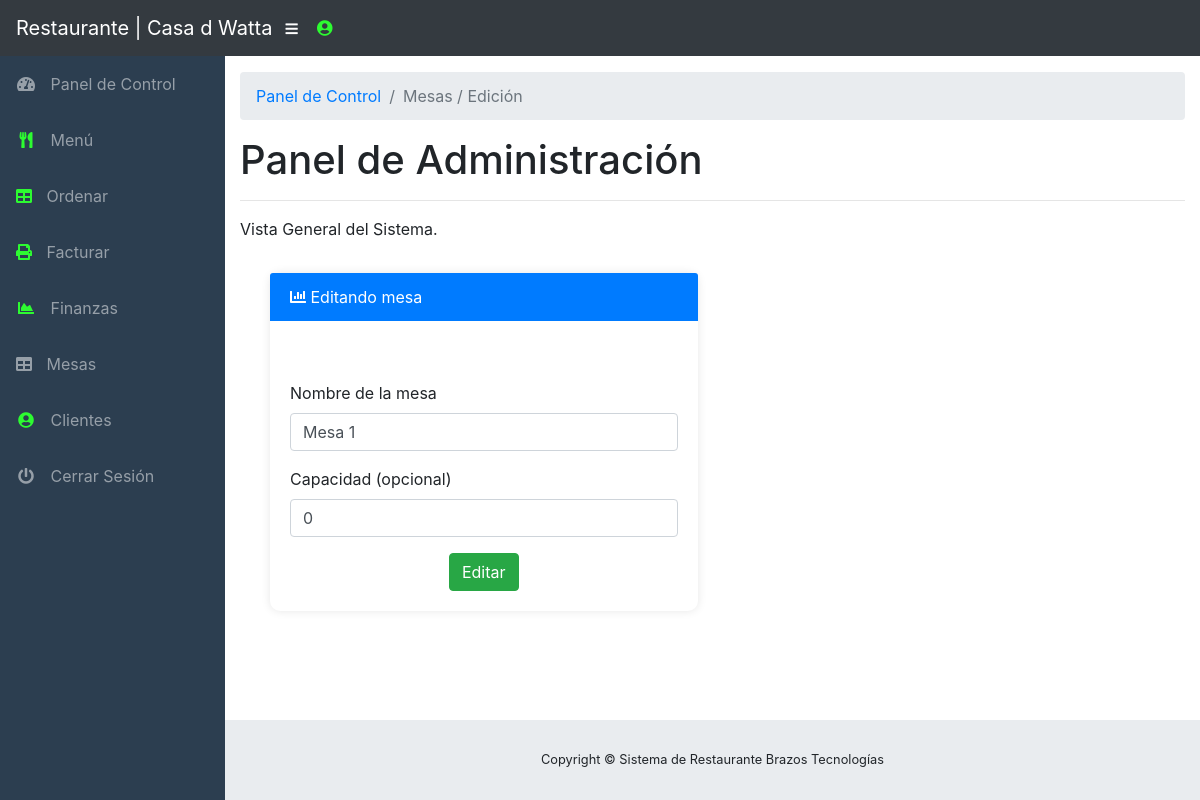
Before: /admin/editables.php?id=1 with the older database file.
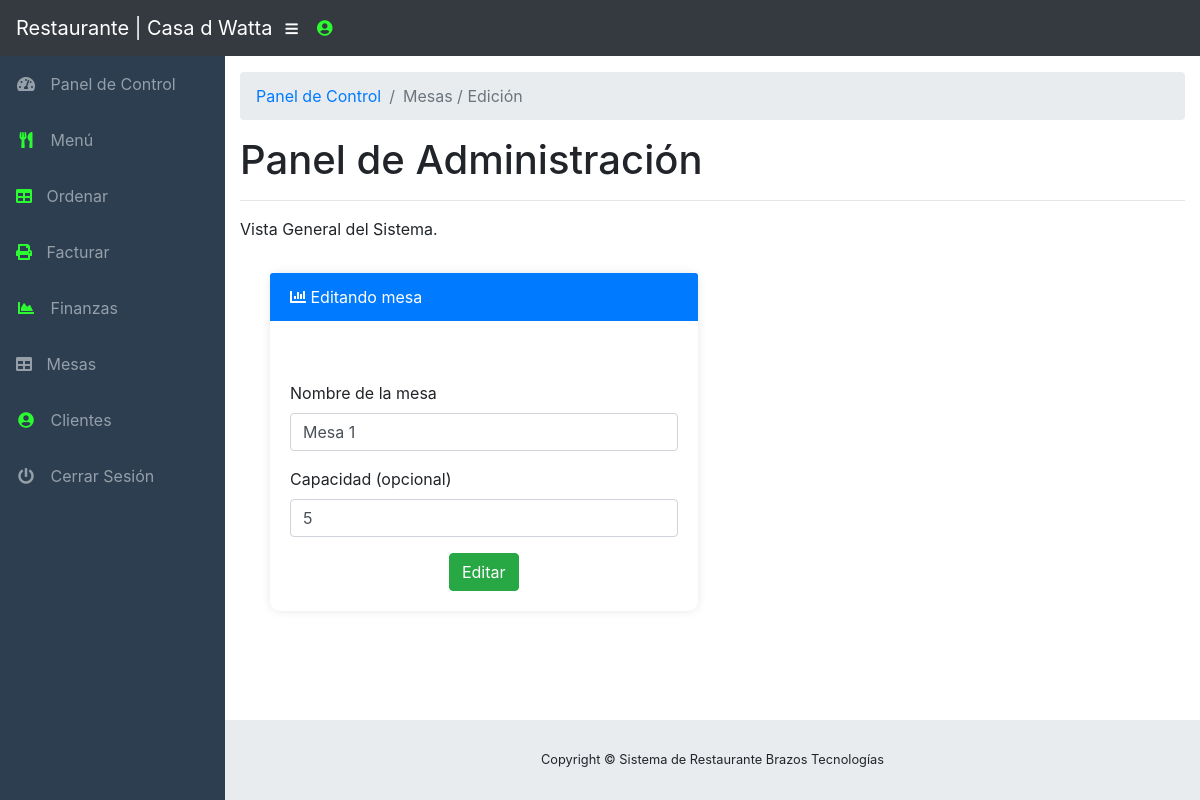
After: the same page with the newer database file.
### tables this page shows
CREATE TABLE IF NOT EXISTS `tbl_table` (
  `id` int(20) NOT NULL AUTO_INCREMENT,
  `nombre_table` varchar(20) NOT NULL,
  `capacidad` int(10) DEFAULT NULL,
  PRIMARY KEY (`id`)
);

### admin/editables.php (the view, shortened to what this page needs)
<!DOCTYPE html>
<html lang="en">
  <head>
    <link href="vendor/bootstrap/css/bootstrap.min.css" rel="stylesheet">
    <link href="vendor/fontawesome-free/css/all.min.css" rel="stylesheet" type="text/css">
    <link href="vendor/datatables/dataTables.bootstrap4.css" rel="stylesheet">
    <link href="css/sb-admin.css" rel="stylesheet">
        <link href="../css/stylesmac.css" rel="stylesheet">
  </head>
  <body id="page-top">
  <?php
  include_once('../include/navbar.php');?>
    <div id="wrapper">
      <ul class="sidebar navbar-nav">
        <li class="nav-item">
          <a class="nav-link" href="index.php">
            <i class="fas fa-fw fa-tachometer-alt"></i>
            <span>Panel de Control</span>
          </a>
        </li>
        <li class="nav-item">
          <a class="nav-link" href="menu.php">
            <i class="fas fa-fw fa-utensils"style="color: #2dfb31;"></i>
            <span>Menú</span></a>
        </li>
         <li class="nav-item">
          <a class="nav-link" href="order.php">
            <i class="fas fa-duotone fa-table"style="color: #2dfb31;"></i>
            <span>Ordenar</span>
          </a>
        </li>
        <li class="nav-item">
          <a class="nav-link" href="facturar.php">
          <i class="fas fa-regular fa-print" style="color: #2dfb31;"></i>
            <span>Facturar</span></a>
        </li>
        <li class="nav-item">
          <a class="nav-link" href="sales.php">
            <i class="fas fa-fw fa-chart-area"style="color: #2dfb31;"></i>
            <span>Finanzas</span></a>
        </li>
<li class="nav-item">
          <a class="nav-link" href="tables.php">
            <i class="fas fa-duotone fa-table"></i>
            <span>Mesas</span>
          </a>
        </li>
        <li class="nav-item">
          <a class="nav-link" href="customer.php">
            <i class="fas fa-fw fa-user-circle" style="color: #2dfb31;"></i>
            <span>Clientes</span>
          </a>
        </li>
        <li class="nav-item">
          <a class="nav-link" href="#" data-toggle="modal" data-target="#logoutModal">
            <i class="fas fa-fw fa-power-off"></i>
            <span>Cerrar Sesión</span>
          </a>
        </li>
        </ul>
        <div id="content-wrapper">
        <div class="container-fluid">
          <ol class="breadcrumb">
            <li class="breadcrumb-item">
              <a href="index.html">Panel de Control</a>
            </li>
            <li class="breadcrumb-item active">Mesas / Edición</li>
          </ol>
          <h1>Panel de Administración</h1>
<hr>
<p>Vista General del Sistema.</p>
<div id="content-wrapper">
  <div class="container-fluid">
    <div class="col-lg-6">
      <div class="card mb-3">
        <div class="card-header">
          <i class="fas fa-chart-bar"></i>
          Editando mesa
        </div>
        <div class="card-body">
          <?php
          require("../config.php");
          $conn = new mysqli($servername, $username, $password, $dbname);
          $consulta = "SELECT * FROM tbl_table WHERE id = '{$_GET["id"]}'";
          $resultado = mysqli_query($conn, $consulta);
          $row = mysqli_fetch_array($resultado);
          ?>
          <form action="updatetables.php" method="POST">
            <div class="form-group">
            </div>
            <div class="form-group">
              <label for="nombre_table">Nombre de la mesa</label>
              <input type="text" name="nombre_table" id="nombre_table" class="form-control" placeholder="Ejemplo: Mesa 1" value="<?php echo $row['nombre_table']; ?>" required>
            </div>
            <div class="form-group">
              <label for="capacidad">Capacidad (opcional)</label>
              <input type="text" name="capacidad" id="capacidad" class="form-control" placeholder="Ejemplo: 1" value="<?php echo $row['capacidad']; ?>">
            </div>
            <div class="text-center">
              <button class="btn btn-success" type="submit" name="sentorder" id="editar">Editar</button>
            </div>
          </form>
        </div>
      </div>
    </div>
  </div>
</div>
        <footer class="sticky-footer">
          <div class="container my-auto">
            <div class="copyright text-center my-auto">
              <span>Copyright © Sistema de Restaurante Brazos Tecnologías</span>
            </div>
          </div>
        </footer>
      </div>
    </div>
  </body>
</html>

Changed rows visible on the page:
changed tbl_table "Mesa 1": capacidad "0" → "5"
